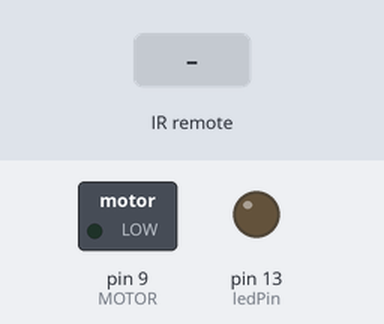
Simulated run of this sketch. Board: Arduino Uno, built with avr-gcc and run on an emulated ATmega328P. Parts: switched loads named in the sketch (green lamp = pin HIGH), output pins drawn as LEDs (lit = HIGH). The test bench sets the inputs (shaded band).

Above: at 1.2 s.
1.3 s: infrared code 0xFF18E7 received
At 5.3 s:
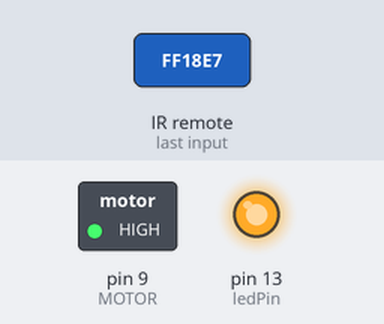
At 9.8 s:
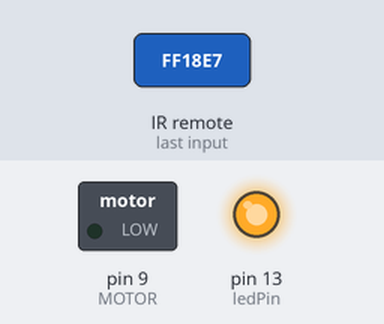
Timing chart, 0 to 10.3 s (numbered marks = the images above; inputs shaded):
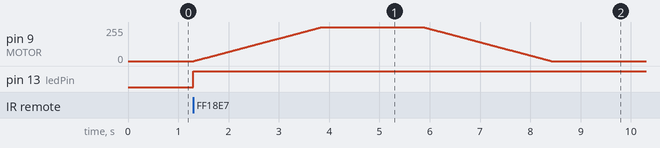

The sketch:

lego_car_faster_slower_switch.ino
```cpp
/*
Lego Car Project
by Sarah Lindner
created 06/06/2020

Created with help of the book "Exploring Arduino"
*/

// Include IR Remote Library by Ken Shirriff
#include <IRremote.h>

// Define sensor pin
const int RECV_PIN = 4;
// Motor on digital pin 9
const int MOTOR = 9;
// Define LED pin for testing purposes
const int ledPin = 13;

// Define integer to remember toggle state
int togglestate = 0;

// Define IR Receiver and Results Objects
IRrecv irrecv(RECV_PIN);
decode_results results;

void setup()
{
	// Enable the IR Receiver
	irrecv.enableIRIn();
	// Set motor pin as output
	pinMode(MOTOR, OUTPUT);
	// Set LED pin as Outputs
	pinMode(ledPin, OUTPUT);
}

void loop()
{
	if (irrecv.decode(&results)){

        switch(results.value){

        	case 0xFF18E7: // remote control button 2
        	// Toggle motor On or Off
        	if(togglestate==0){
        		digitalWrite(ledPin, HIGH);
				for(int i = 0; i < 256; i++)
				{
					analogWrite(MOTOR, i);
					delay(10);
				}

				delay(2000);

				for(int i = 255; i >= 0; i--)
				{
					analogWrite(MOTOR, i);
					delay(10);
				}
				delay(2000);
				togglestate = 1;
			}
			else {
				digitalWrite(ledPin, LOW);
        		analogWrite(MOTOR, 0);
				delay(10);
				togglestate = 0;
        	}
			break;
		}
		irrecv.resume();
	}
}
```

Measured:
- after the input at 1.3 s, pin 9 (MOTOR): rises from 0/255 to 255/255 in 2.5 s, then falls to 0/255 in 4.6 s; pin 13 (ledPin): LOW → HIGH at once
